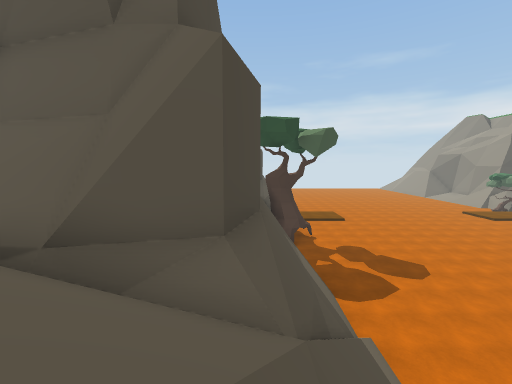
View 1 (above)

12 first-person views from a walk through a Unity game level. The camera is 1.5 m above the floor, tilts 6° down and sees 90° across. The floor is counted in squares, 2 m on a side. Each view is taken from the middle of a square. On the plan, view 1 faces up. The plan holds only what a view shows up to about 9 squares ahead; the rest is blank. The place goes on beyond the plan. The player character is not drawn.

View 2
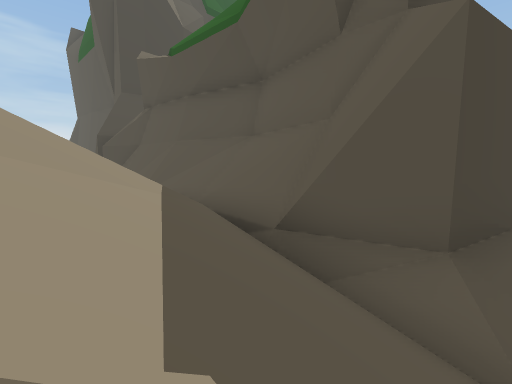

View 3
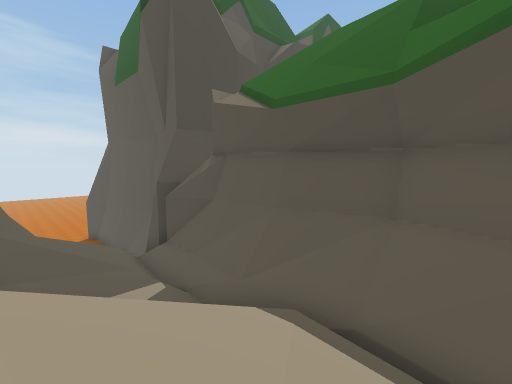

View 4
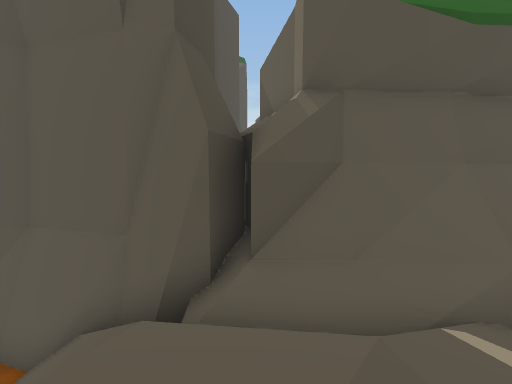

View 5
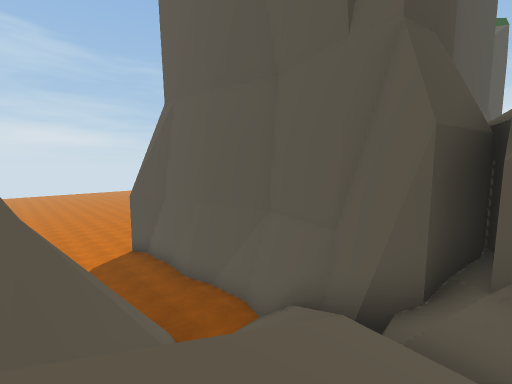

View 6
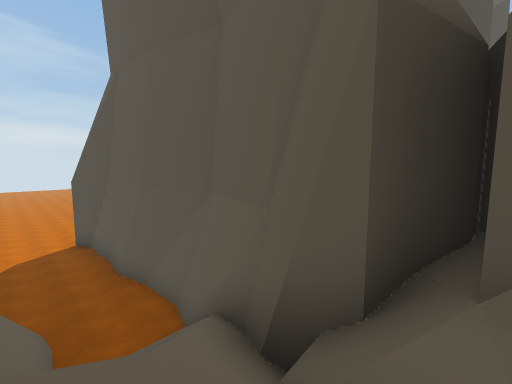

View 7
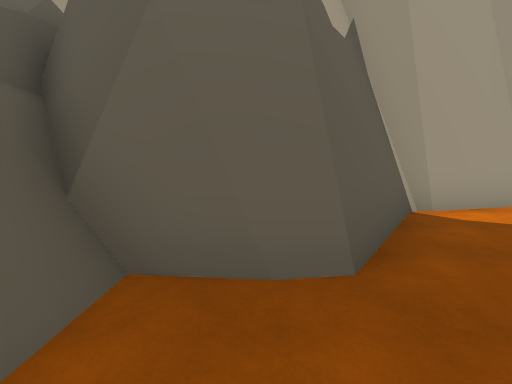

View 8
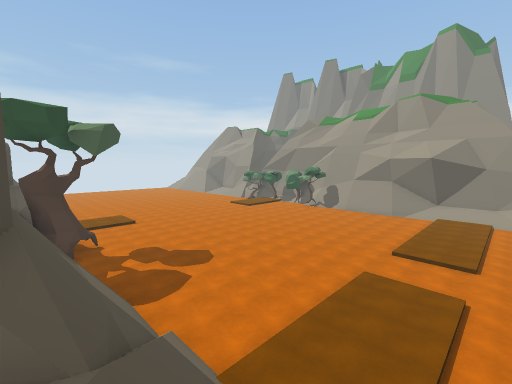

View 9
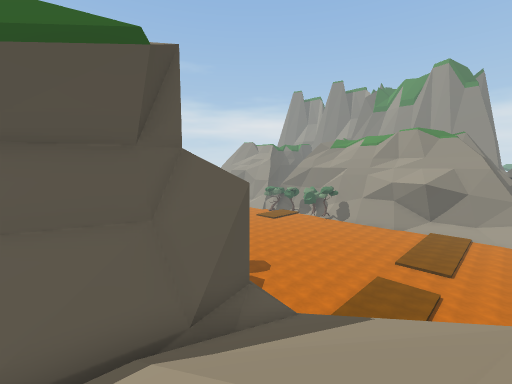

View 10
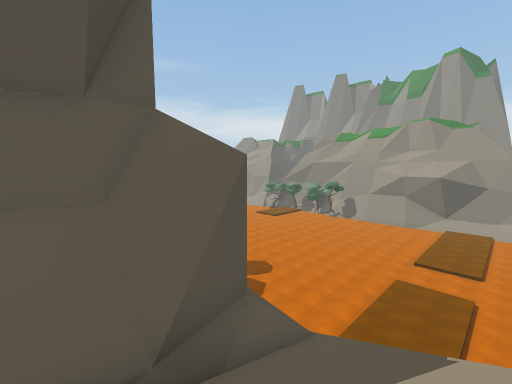

View 11
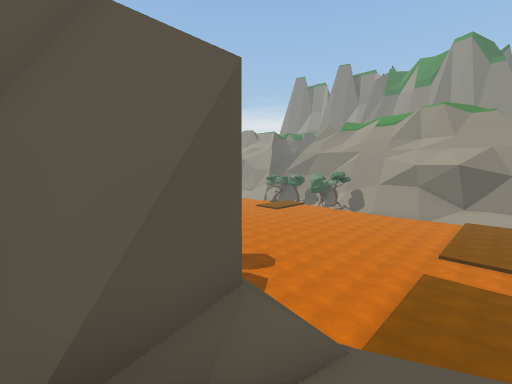

View 12
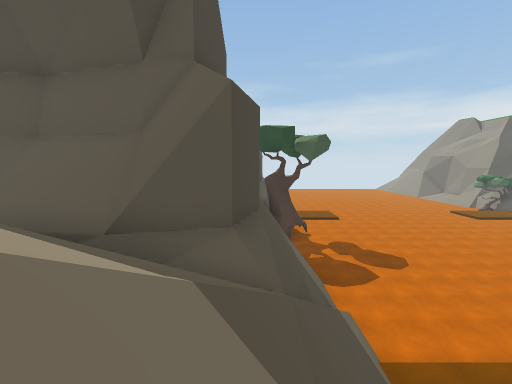

### Floor plan
Key: @ floor where view 1 was taken; # wall or solid block; . main floor; : floor 5.25 m higher than the main floor; / step, stairs or slope; = window, fence, low wall or low ledge; ^ raised ledge; v drop or lower ground; T tree.
Columns run from 20 left of view 1 to 11 right of it. Each row starts with its distance up from view 1.
 11                      TT
 10                      T..
  9                       ........
  8                       ........
  7                      #.......
  6                      #.......
  5          #           #.......
  4 ##########    ^#=#   #/.......
  3 .....//###^=^##v:#####/.......
  2 .....///////////vv  #//...././.
  1 ...###/ /////  /////// ...././..
  0  ..####/=///   /////@   ........
 -1  .##  ###///   //////     ...

Where each view was taken, in squares from view 1:
view 1: 0 up, 0 right, facing up
view 2: 0 up, 0 right, facing up-left
view 3: 1 down, 3 left, facing up-left
view 4: 1 down, 11 left, facing up
view 5: 1 down, 11 left, facing up-left
view 6: 1 up, 11 left, facing up-left
view 7: 3 up, 16 left, facing down
view 8: 0 up, 0 right, facing up-right
view 9: 1 down, 4 left, facing up-right
view 10: 0 up, 3 left, facing up-right
view 11: 1 up, 2 left, facing up-right
view 12: 1 down, 0 right, facing up
